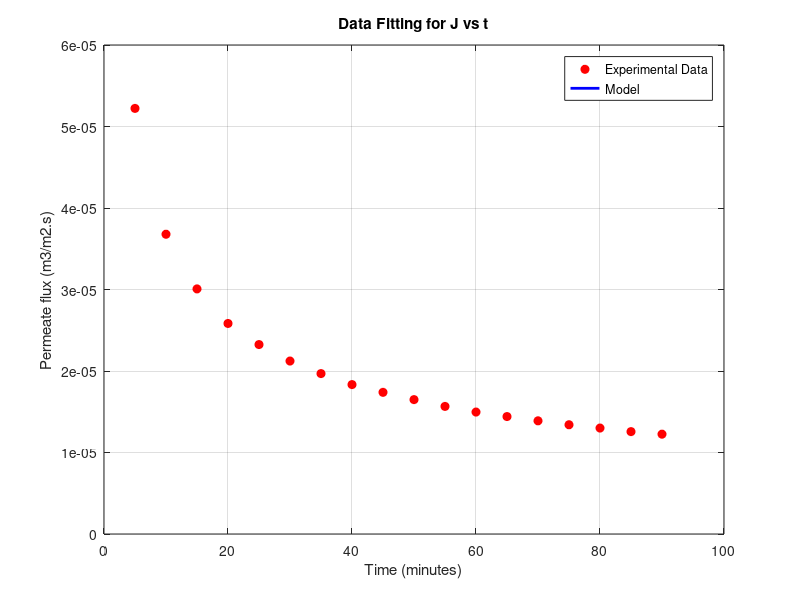

Source code (MATLAB):
% (i) Estimation of the model parameters from experimental data

function Estimation_of_model_parameters()
% Input experimental data (replace with actual values if needed)
Exp_t = [300, 600, 900, 1200, 1500, 1800, 2100, 2400, 2700, 3000, 3300, 3600, 3900, 4200, 4500, 4800, 5100, 5400];

Exp_J1 = [5.22222E-05, 3.67778E-05, 3.00741E-05, 2.58333E-05, 2.32444E-05, 2.12222E-05, 1.96825E-05, 1.83333E-05, 1.73827E-05, 1.64889E-05, 1.56566E-05, 1.4963E-05, 1.44103E-05, 1.38889E-05, 1.34074E-05, 0.000013, 1.25621E-05, 1.22469E-05];

Exp_DeltaPc = [33481.93333, 35416.98438, 36238.53236, 36781.70458, 37091.31275, 37352.03542, 37538.26589, 37713.58443, 37827.31111, 37938.66142, 38044.58, 38132.84549, 38201.26429, 38265.72869, 38327.02956, 38375.57557, 38432.78838, 38470.06491];

% Initial guess for model parameters
 initial_bestx = [1.37, 0.15,0.3877,0.055, 1.89E-14, 0.3];
    

% Estimate model parameters using fminsearch
estimated_parameters = fminsearch(@(bestx) para_function(bestx, Exp_t, Exp_J1, Exp_DeltaPc), initial_bestx);

% Display estimated parameters
 fprintf('Estimated Parameters:\n');
 fprintf('n = %.4f\n', estimated_parameters(1));
 fprintf('beta = %.4f\n', estimated_parameters(2));
 fprintf('tau = %.4f\n', estimated_parameters(3));
 fprintf('theta = %.4f\n', estimated_parameters(4));
 fprintf('k0 = %.4e\n', estimated_parameters(5));
 fprintf('eps0 = %.4f\n', estimated_parameters(6));

 % Plot the fitted curve vs experimental data
 figure;
 plot(Exp_t / 60, Exp_J1, 'ro', 'MarkerFaceColor', 'r');  % Experimental data
 hold on;

 y_fit = model_funct(estimated_parameters, Exp_DeltaPc, Exp_t);  % Fitted model
 plot(Exp_t/ 60, y_fit, 'b-', 'LineWidth', 2);
 xlabel('Time (minutes)');
 ylabel('Permeate flux (m3/m2.s)');
 legend('Experimental Data', 'Model');
 title('Data Fitting for J vs t');
 grid on;

 % Calculate goodness of fit statistics
J_fit = model_funct(estimated_parameters, Exp_DeltaPc, Exp_t);
residuals = Exp_J1 - J_fit;
SSE = sum(residuals.^2);
SST = sum((Exp_J1 - mean(Exp_J1)).^2);
R_squared = 1 - SSE/SST;
RMSE = sqrt(mean(residuals.^2));

 % Nested function to define the model
     function J_fitted = model_funct(bestx, Exp_DeltaPc, Exp_t)
       
        n = bestx(1);
        beta =(bestx(2));
        tau = bestx(3);
        theta = bestx(4);
        k0 = bestx(5);
        eps0 = bestx(6);

        s = 0.00398; 
        mu = 0.00089;
        DeltaP=40000;
        
        A = 1 - n - beta;
        Pa=(tau * exp((DeltaP / 1000) * theta))* 1000;
        C = (2 * mu * s * A) / (k0 * Pa * (eps0 - s));
        
      
        J_fitted = -((((1 + (Exp_DeltaPc ./ Pa)).^A) - 1) ./ (sqrt(C * (((1 + (Exp_DeltaPc ./ Pa)).^A) - 1) .* Exp_t)));
        
    end
    % Nested function to define the cost function
    function para = para_function(bestx, Exp_t, Exp_J1, Exp_DeltaPc)
        J_model = model_funct(bestx, Exp_DeltaPc, Exp_t);
        para = sum((Exp_J1 - J_model).^2);  % Sum of squared errors
    end
  end
